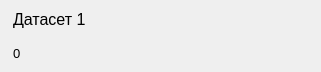
<?xml version="1.0" encoding="UTF-8"?>
<ui version="4.0">
 <class>widget_dataset_item</class>
 <widget class="QWidget" name="widget_dataset_item">
  <property name="geometry">
   <rect>
    <x>0</x>
    <y>0</y>
    <width>321</width>
    <height>72</height>
   </rect>
  </property>
  <property name="windowTitle">
   <string>widget_dataset_item</string>
  </property>
  <layout class="QHBoxLayout" name="horizontalLayout_main">
   <property name="leftMargin">
    <number>0</number>
   </property>
   <property name="topMargin">
    <number>2</number>
   </property>
   <property name="rightMargin">
    <number>0</number>
   </property>
   <property name="bottomMargin">
    <number>2</number>
   </property>
   <item>
    <widget class="QLabel" name="label_icon">
     <property name="text">
      <string/>
     </property>
    </widget>
   </item>
   <item>
    <layout class="QVBoxLayout" name="verticalLayout">
     <property name="spacing">
      <number>0</number>
     </property>
     <item>
      <widget class="QLabel" name="label_name">
       <property name="font">
        <font>
         <pointsize>12</pointsize>
        </font>
       </property>
       <property name="text">
        <string>Датасет 1</string>
       </property>
      </widget>
     </item>
     <item>
      <layout class="QHBoxLayout" name="horizontalLayout">
       <item>
        <widget class="QLabel" name="label_count">
         <property name="font">
          <font>
           <pointsize>10</pointsize>
          </font>
         </property>
         <property name="text">
          <string>0</string>
         </property>
        </widget>
       </item>
       <item>
        <spacer name="horizontalSpacer">
         <property name="orientation">
          <enum>Qt::Horizontal</enum>
         </property>
         <property name="sizeHint" stdset="0">
          <size>
           <width>40</width>
           <height>20</height>
          </size>
         </property>
        </spacer>
       </item>
      </layout>
     </item>
    </layout>
   </item>
  </layout>
 </widget>
 <resources/>
 <connections/>
</ui>
